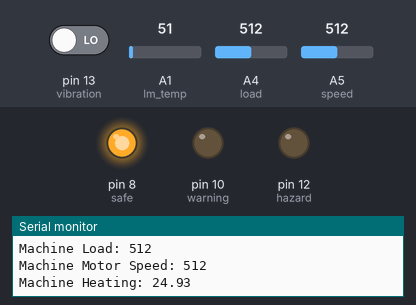
The sketch below on a simulated Arduino Uno, built with avr-gcc and run on an emulated ATmega328P. Shown: output pins drawn as LEDs (lit = HIGH), the last lines printed to the serial monitor. Dashed ring = blinking. Inputs (shaded band) come from the test bench; at power-on: A1 (lm_temp) = 51, A4 (load) = 512, pin 13 (vibration) LOW, A5 (speed) = 512.

Above: at 2.8 s.
2.9 s: A1 (lm_temp) set to 67
6.2 s: A1 (lm_temp) set to 79
At 11.7 s:
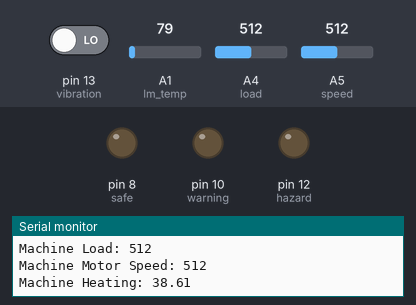
11.8 s: A4 (load) set to 691
At 13.92 s:
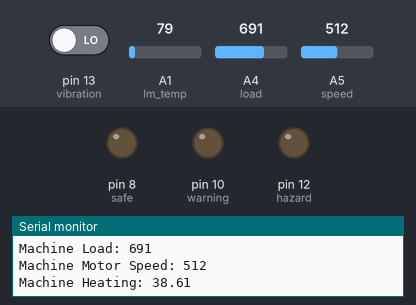
15.3 s: A4 (load) set to 706
At 19.1 s:
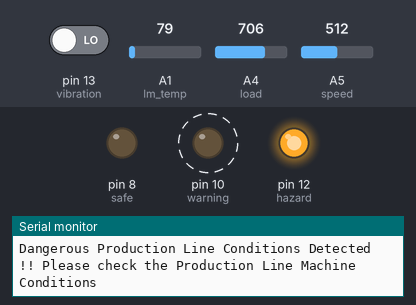
21.3 s: A4 (load) set to 690
At 25.6 s:
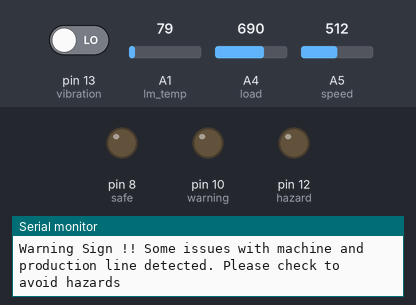
25.7 s: A4 (load) set to 710
At 28.1 s:
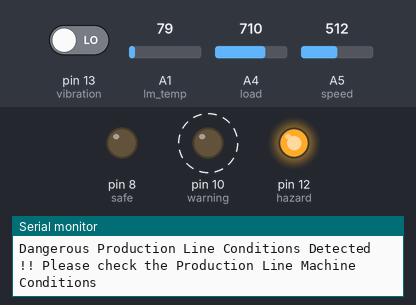
Timing chart, 0 to 32.7 s (numbered marks = the images above; inputs shaded):
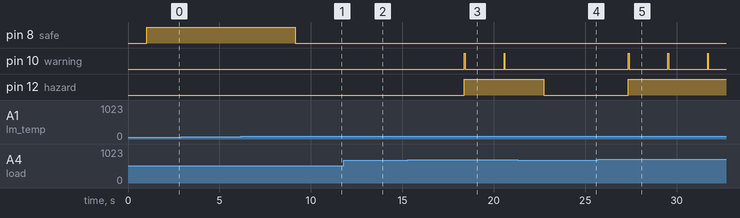

Measured:
- the behaviour switches between 71 and 72 on A1 (lm_temp) (found by bisection; images 0 and 1)
- the behaviour switches between 699 and 700 on A4 (load) (found by bisection; images 2 and 3)
- after the input at 6.2 s, pin 8 (safe): HIGH → LOW after 2.9 s
- after the input at 11.8 s, pin 10 (warning): stays LOW (without the input it goes to HIGH after 3.5 s)
- after the input at 15.3 s, pin 10 (warning): alternates HIGH for 0.05 s and LOW for 2.1 s, starting after 3.1 s; pin 12 (hazard): LOW → HIGH after 3.1 s
- after the input at 21.3 s, pin 10 (warning): stops changing and stays LOW; pin 12 (hazard): HIGH → LOW after 1.4 s
- after the input at 25.7 s, pin 12 (hazard): LOW → HIGH after 1.7 s

The sketch:

code_delay.ino
```cpp
//Used delay in this code but it slows down the monitoring behaviour of the sensor so replaced it with millis in the code for hardware implementation. Used this for simulation on Proteus
int vibration = 13;
int hazard = 12;
int warning = 10;
int safe = 8;
int load = A4;
int speed = A5;
int lm_temp = A1;

void setup() {
  pinMode(hazard,OUTPUT);
  pinMode(warning,OUTPUT);
  pinMode(safe,OUTPUT);
  pinMode(vibration,INPUT);
  pinMode(load,INPUT);
  pinMode(speed,INPUT);
  pinMode(lm_temp,INPUT);
  Serial.begin(9600);
}

void loop() {
  //Sensor Reading Stage and Displaying it on Serial Monitor
  int vib_value = digitalRead(vibration);
  int load_value = analogRead(load);
  int speed_value = analogRead(speed);
  int lm_temp_value = analogRead(lm_temp);
  float voltage = lm_temp_value * (5.0 / 1023.0);
  float temperature = voltage * 100;
  Serial.print("Machine Vibration: ");
  Serial.println(vib_value);
  Serial.print("Machine Load: ");
  Serial.println(load_value);
  Serial.print("Machine Motor Speed: ");
  Serial.println(speed_value);
  Serial.print("Machine Heating: ");
  Serial.println(temperature);
  delay(1000);
  //Condition based LED alert System
  //Hazardous / Dangerous Conditions Logic
  if(vib_value == 1 || load_value >= 700 || speed_value >= 700 || temperature > 40)
  {
    digitalWrite(hazard,HIGH);
    digitalWrite(safe,LOW);
    digitalWrite(warning,HIGH);
    delay(50);
    digitalWrite(warning,LOW);
    delay(50);
    Serial.println("Dangerous Production Line Conditions Detected !! Please check the Production Line Machine Conditions ");
  }
  //Warning Conditions Logic
  else if(vib_value == 1 || load_value >= 600 || speed_value >= 600 || temperature > 35)
  {
    digitalWrite(hazard,LOW);
    digitalWrite(safe,LOW);
    int i;
    for(i=0;i<255;i++)
    {
      analogWrite(warning,i);
      delay(5);
    }
    for(i=255;i>=0;i--)
    {
      analogWrite(warning,i);
      delay(5);
    }
    Serial.println("Warning Sign !! Some issues with machine and production line detected. Please check to avoid hazards ");
  }
  //Safe Working Conditions Logic
  else
  {
    digitalWrite(safe,HIGH);
    digitalWrite(warning,LOW);
    digitalWrite(hazard,LOW);
    Serial.println("Safe Production Line Conditions. Machines Operating Smoothly");
  }
  delay(1000);
}
```
